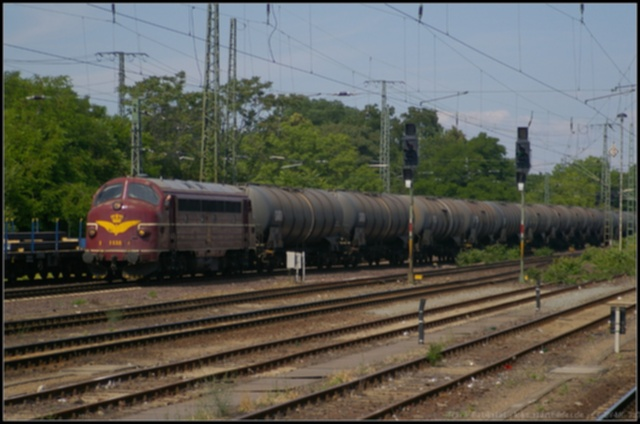
#> input picture datasets/Blurry/blurry_150.jpg, 640 x 424 px
$ python sharpening_2.py
#> lines starting #> are read from the running program, lines starting #| are printed output that depends on the picture
import scipy
import numpy
from scipy import ndimage
import imageio
import matplotlib.pyplot as plt

blurryPath = 'datasets/Blurry/'
im = imageio.imread(blurryPath + 'blurry_150.jpg')/255
im_blurred = ndimage.gaussian_filter(im, (5,5,0))
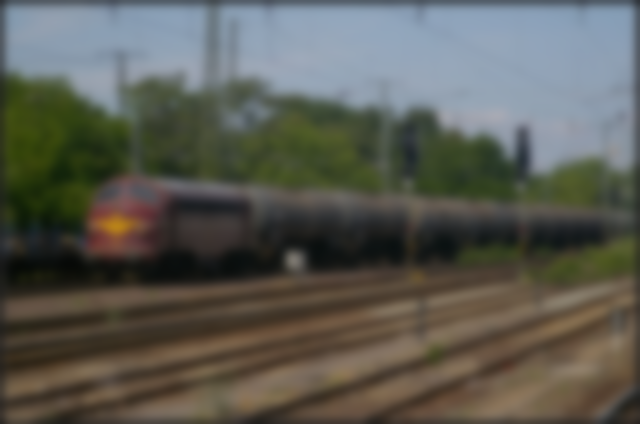
#> im_blurred: shape (424, 640, 3) float64; mean R, G, B 0.359, 0.36, 0.328
im_detail = numpy.clip(im - im_blurred, 0, 1)
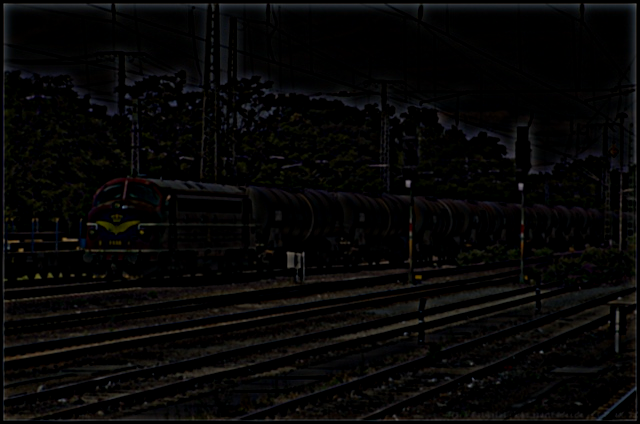
#> im_detail: shape (424, 640, 3) float64; mean R, G, B 0.0277, 0.0259, 0.0241

fig, axes = plt.subplots(nrows=2, ncols=3, sharex=True, sharey=True, figsize=(15, 15))
axes = axes.ravel()
axes[0].imshow(im)
axes[0].set_title('Original image', size=15)
axes[1].imshow(im_blurred)
axes[1].set_title('Blurred image, sigma=5', size=15)
axes[2].imshow(im_detail)
axes[2].set_title('Detail image', size=15)
alpha = [1, 2, 3]
for i in range(3):
    im_sharp = numpy.clip(im + alpha[i]*im_detail, 0, 1)
    axes[3+i].imshow(im_sharp)
    axes[3+i].set_title('Sharpened image, alpha=' + str(alpha[i]), size=15)
#> this loop made 3 passes
#> pass 1, `im_sharp = numpy.clip(im + alpha[i]*im_detail, 0, 1)`:
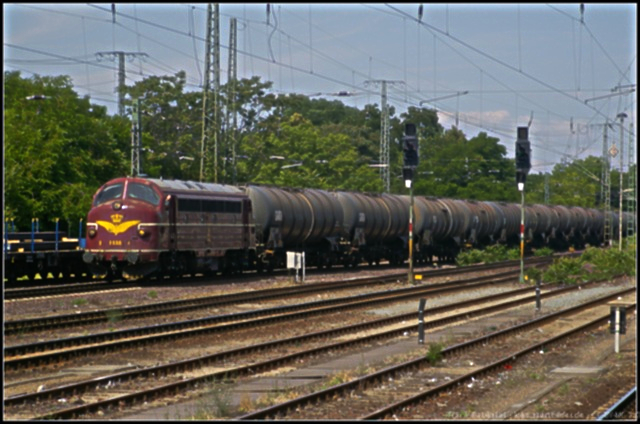
#> im_sharp: shape (424, 640, 3) float64; mean R, G, B 0.386, 0.386, 0.353
#> pass 2, `im_sharp = numpy.clip(im + alpha[i]*im_detail, 0, 1)`:
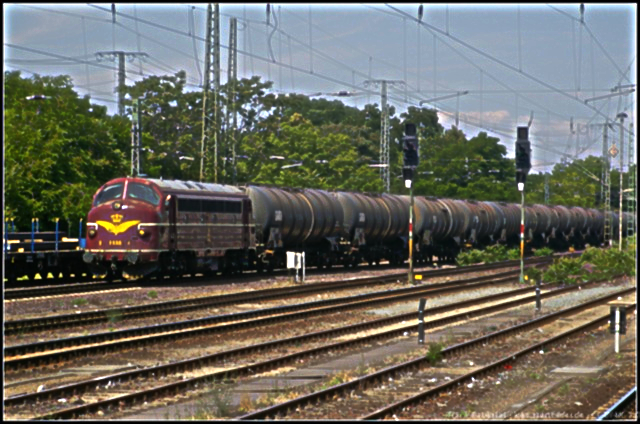
#> im_sharp: shape (424, 640, 3) float64; mean R, G, B 0.413, 0.411, 0.376
#> pass 3, `im_sharp = numpy.clip(im + alpha[i]*im_detail, 0, 1)`:
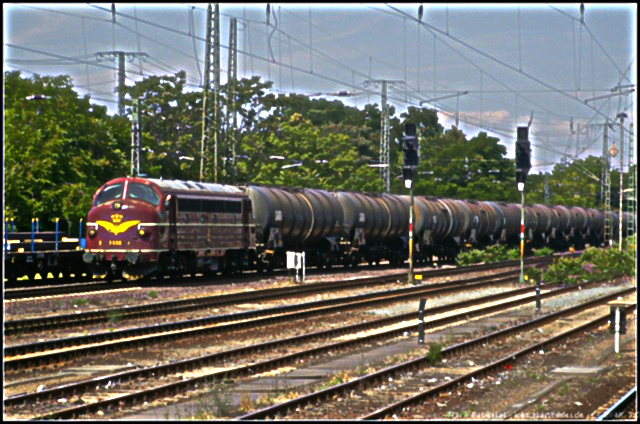
#> im_sharp: shape (424, 640, 3) float64; mean R, G, B 0.437, 0.434, 0.396
for ax in axes:
    ax.axis('off')
fig.tight_layout()
plt.show()

$ run again, with datasets/Blurry/blurry_005.jpg copied over datasets/Blurry/blurry_150.jpg
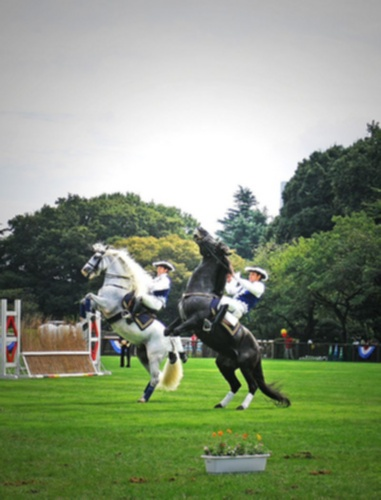
#> input picture datasets/Blurry/blurry_005.jpg, 381 x 500 px
#> `im_detail = numpy.clip(im - im_blurred, 0, 1)`:
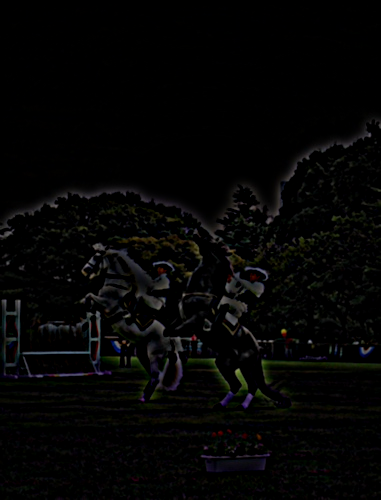
#> im_detail: shape (500, 381, 3) float64; mean R, G, B 0.0197, 0.0199, 0.0183
#> the loop `for i in range(3):` made 3 passes
#> pass 3, `im_sharp = numpy.clip(im + alpha[i]*im_detail, 0, 1)`:
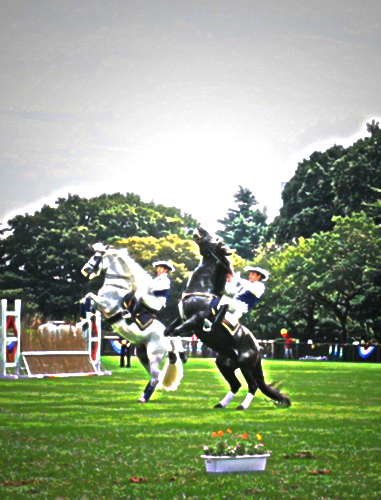
#> im_sharp: shape (500, 381, 3) float64; mean R, G, B 0.571, 0.619, 0.516

$ run again, with datasets/Blurry/blurry_006.jpg copied over datasets/Blurry/blurry_150.jpg
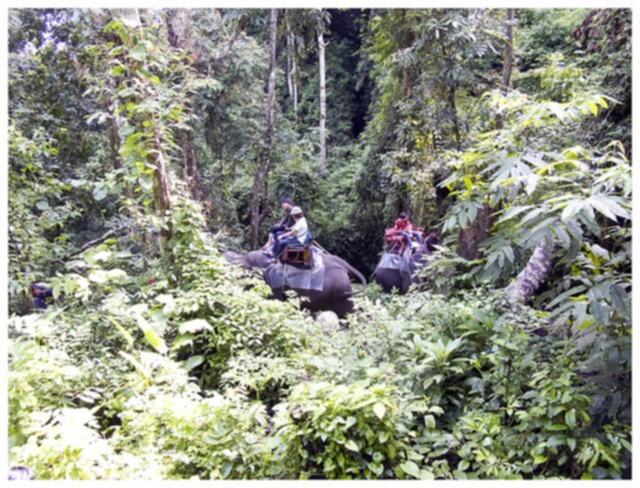
#> input picture datasets/Blurry/blurry_006.jpg, 640 x 488 px
#> `im_detail = numpy.clip(im - im_blurred, 0, 1)`:
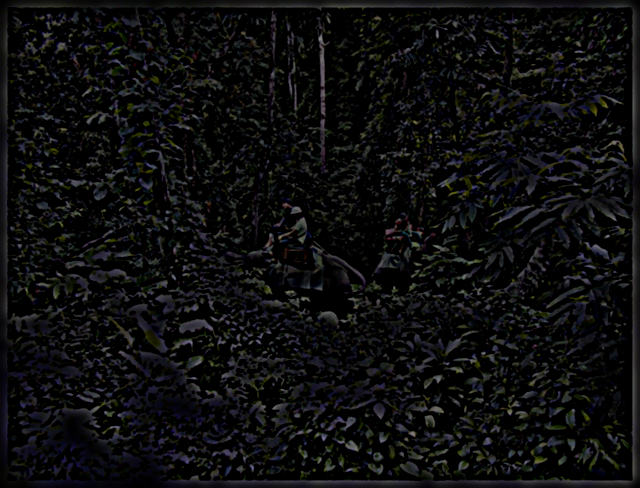
#> im_detail: shape (488, 640, 3) float64; mean R, G, B 0.0522, 0.0533, 0.0545
#> the loop `for i in range(3):` made 3 passes
#> pass 3, `im_sharp = numpy.clip(im + alpha[i]*im_detail, 0, 1)`:
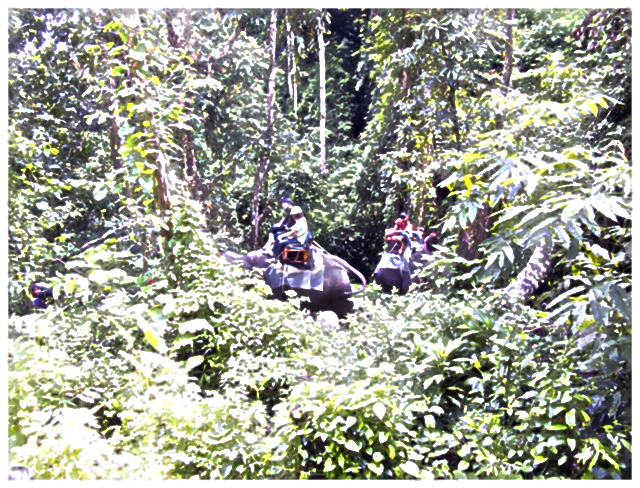
#> im_sharp: shape (488, 640, 3) float64; mean R, G, B 0.638, 0.65, 0.601
